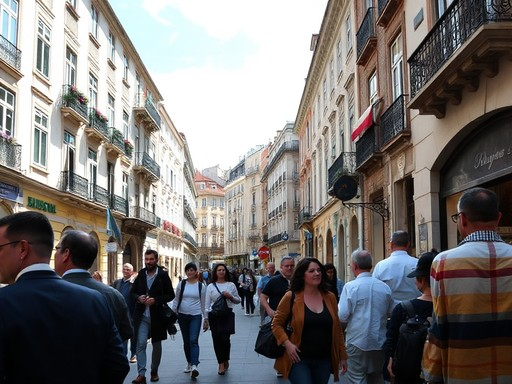
#> input picture data/eval/ai/ai_0001.jpg, 512 x 384 px
$ python features.py ../data/eval/ai/ai_0001.jpg
#> lines starting #> are read from the running program, lines starting #| are printed output that depends on the picture
#!/usr/bin/env python3
"""Handcrafted forensic features for AI-image detection (Phase-1 baseline).

All features are deterministic: no RNG, no external state. They are chosen to
be cheap enough to run in a browser later (numpy-free ports are feasible), and
to capture the artifacts that separate camera/processed photos from modern
generative images:

  - sensor noise (AI images are denoised-smooth)
  - JPEG re-encode fingerprints (double compression, PNG-sourced AI images)
  - frequency spectrum shape
  - texture / sharpness statistics
  - color statistics (colorfulness, saturation, banding)
  - EXIF presence

Feature vector order is fixed by FEATURE_NAMES; the trained model and any
harness logic must use the same ordering.
"""
import io
from pathlib import Path

import numpy as np
from PIL import Image, ImageOps
from scipy import ndimage

FEATURE_NAMES = [
    "noise_sigma",        # MAD-based sensor noise estimate (smoothest tiles)
    "ela_q90",            # mean abs diff on q=90 re-encode
    "blockiness",         # JPEG 8x8 grid boundary artifact ratio
    "roundtrip_q55",      # mean abs diff re-encode q=55
    "roundtrip_q75",      # mean abs diff re-encode q=75
    "roundtrip_q95",      # mean abs diff re-encode q=95
    "hf_energy_ratio",    # high-frequency energy fraction (FFT, 256px)
    "spectral_flatness",  # geomean/arithmean of power spectrum
    "grad_mean",          # mean gradient magnitude (256px)
    "sharp_edges",        # fraction of pixels with |grad| > 60
    "flatness",           # fraction of pixels in near-uniform neighborhoods
    "colorfulness",       # Hasler-Suesstrunk colorfulness
    "sat_mean",           # mean HSV saturation
    "sat_std",            # std of HSV saturation
    "unique_colors",      # unique colors in 128px image (fraction of px)
    "exif_present",       # 1 if EXIF data present
]

_Q_LIST = (55, 75, 95)


def _to_gray_256(im: Image.Image) -> np.ndarray:
    g = np.asarray(ImageOps.grayscale(im).resize((256, 256), Image.BILINEAR), dtype=np.float64)
    return g


def _reencode_diff(im: Image.Image, quality: int) -> float:
    buf = io.BytesIO()
    im.save(buf, "JPEG", quality=quality)
    re = Image.open(buf)
    re.load()
    a = np.asarray(im.convert("RGB"), dtype=np.float64)
    b = np.asarray(re.convert("RGB"), dtype=np.float64)
    if a.shape != b.shape:
        b = np.asarray(re.convert("RGB").resize(a.shape[1::-1]), dtype=np.float64)
    return float(np.abs(a - b).mean())


def _blockiness(im: Image.Image) -> float:
    """Ratio of across-block vs within-block pixel differences (8x8 JPEG grid)."""
    g = np.asarray(ImageOps.grayscale(im).resize((256, 256), Image.BILINEAR), dtype=np.float64)
    d = np.abs(np.diff(g, axis=1))  # horizontal neighbor diffs
    within_h = d[:, 1::8].mean()
    across_h = d[:, ::8].mean()
    dv = np.abs(np.diff(g, axis=0))  # vertical neighbor diffs
    within = (within_h + dv[1::8, :].mean()) / 2
    across = (across_h + dv[::8, :].mean()) / 2
    return float(across / (within + 1e-9))

def _noise_sigma(im: Image.Image) -> float:
    g = np.asarray(ImageOps.grayscale(im).resize((512, 512), Image.BILINEAR), dtype=np.float64)
    resid = g - ndimage.gaussian_filter(g, sigma=1.0)
    # 64x64 tiles from the 512x512 residual
    tiles = resid[:512, :512].reshape(8, 64, 8, 64).transpose(0, 2, 1, 3).reshape(64, 64 * 64)
    var = tiles.var(axis=1)
    smooth = np.sort(var)[:6]  # smoothest 10% of tiles
    return float(np.sqrt(smooth.mean()))


def _fft_features(g: np.ndarray) -> tuple[float, float]:
    f = np.fft.rfft2(g - g.mean())
    ps = np.abs(f) ** 2
    ps[0, 0] = 0.0
    total = ps.sum()
    h, w = ps.shape
    cy, cx = 0, 0
    yy, xx = np.mgrid[0:h, 0:w]
    r = np.sqrt((yy - cy) ** 2 + (xx - cx) ** 2)
    hf = ps[r > 0.5 * r.max()].sum()
    hf_ratio = float(hf / (total + 1e-9))
    psnz = ps[ps > 0]
    flatness = float(np.exp(np.log(psnz).mean()) / (psnz.mean() + 1e-12))
    return hf_ratio, flatness


def _colorfulness(im: Image.Image) -> float:
    small = im.convert("RGB").resize((256, 256), Image.BILINEAR)
    a = np.asarray(small, dtype=np.float64)
    rg = a[..., 0] - a[..., 1]
    yb = 0.5 * (a[..., 0] + a[..., 1]) - a[..., 2]
    return float(np.sqrt(rg.std() ** 2 + yb.std() ** 2) + 0.3 * np.sqrt(rg.mean() ** 2 + yb.mean() ** 2))


def _saturation_stats(im: Image.Image) -> tuple[float, float]:
    hsv = np.asarray(im.convert("RGB").resize((256, 256), Image.BILINEAR).convert("HSV"), dtype=np.float64)
    s = hsv[..., 1] / 255.0
    return float(s.mean()), float(s.std())


def _unique_colors(im: Image.Image) -> float:
    small = im.convert("RGB").resize((128, 128), Image.BILINEAR)
    arr = np.asarray(small).reshape(-1, 3)
    n = len(np.unique(arr, axis=0))
    return float(n / len(arr))


def _grad_stats(g: np.ndarray) -> tuple[float, float, float]:
    gx = ndimage.sobel(g, axis=1)
    gy = ndimage.sobel(g, axis=0)
    mag = np.sqrt(gx**2 + gy**2)
    sharp = float((mag > 60).mean())
    # local std via E[x^2]-E[x]^2 with uniform filters (fast, deterministic)
    mean = ndimage.uniform_filter(g, size=3, mode="nearest")
    mean_sq = ndimage.uniform_filter(g**2, size=3, mode="nearest")
    local_std = np.sqrt(np.maximum(mean_sq - mean**2, 0.0))
    flat = float((local_std < 1.0).mean())
    return float(mag.mean()), sharp, flat


def extract_features(path: str | Path) -> list[float]:
#> called with path = '../data/eval/ai/ai_0001.jpg'
    with Image.open(path) as im:
#> im is the input picture: PIL image 512x384 RGB; mean R, G, B 120.5, 117.1, 115.4
        im = ImageOps.exif_transpose(im).convert("RGB")
        exif = 1.0 if (im.getexif() or im.info.get("exif")) else 0.0
#> exif = 0
        g256 = _to_gray_256(im)
        g512 = np.asarray(ImageOps.grayscale(im).resize((512, 512), Image.BILINEAR), dtype=np.float64)

        feats = [
            _noise_sigma(im),
            _reencode_diff(im, 90),
            _blockiness(im),
        ]
#> in _noise_sigma, `resid = g - ndimage.gaussian_filter(g, sigma=1.0)`:
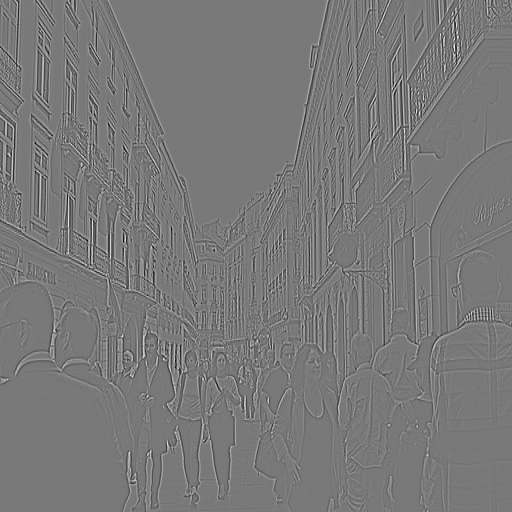
#> resid: shape (512, 512) float64; min -98.72, max 109, mean 0; drawn with min black and max white
#> in _noise_sigma, `var = tiles.var(axis=1)`: var = 64 values, max 554.3 at index 25, min 0.00227 at index 19, mean 159.7
#> in _noise_sigma, `smooth = np.sort(var)[:6]`: smooth = [0.00227, 0.052, 0.0526, 0.124, 0.383, 3.19]
#> in _blockiness, `within_h = d[:, 1::8].mean()`: within_h = 13.82
#> in _blockiness, `across_h = d[:, ::8].mean()`: across_h = 13.99
#> in _blockiness, `dv = np.abs(np.diff(g, axis=0))`:
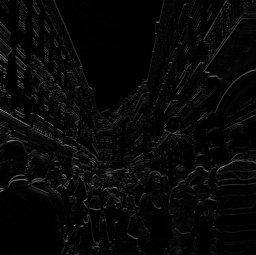
#> dv: shape (255, 256) float64; min 0, max 136, mean 7.5
#> in _blockiness, `within = (within_h + dv[1::8, :].mean()) / 2`: within = 10.62
#> in _blockiness, `across = (across_h + dv[::8, :].mean()) / 2`: across = 10.82
#> feats = [0.797, 0.263, 1.02]
        for q in _Q_LIST:
            feats.append(_reencode_diff(im, q))
        hf, flat = _fft_features(g256)
#> in _fft_features, `ps = np.abs(f) ** 2`:
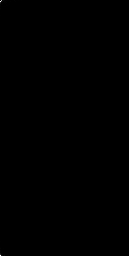
#> ps: shape (256, 129) float64; min 0, max 4.24e+12, mean 646179960.7; drawn with min black and max white
#> in _fft_features, `total = ps.sum()`: total = 2.13e+13
#> in _fft_features, `hf = ps[r > 0.5 * r.max()].sum()`: hf = 8.69e+12
#> in _fft_features, `hf_ratio = float(hf / (total + 1e-9))`: hf_ratio = 0.407
#> in _fft_features, `flatness = float(np.exp(np.log(psnz).mean()) / (psnz.mean() + 1e-12))`: flatness = 0.00662
#> hf = 0.407; flat = 0.00662
        feats.append(hf)
        feats.append(flat)
        gm, sharp, flatpix = _grad_stats(g512)
#> in _grad_stats, `mag = np.sqrt(gx**2 + gy**2)`:
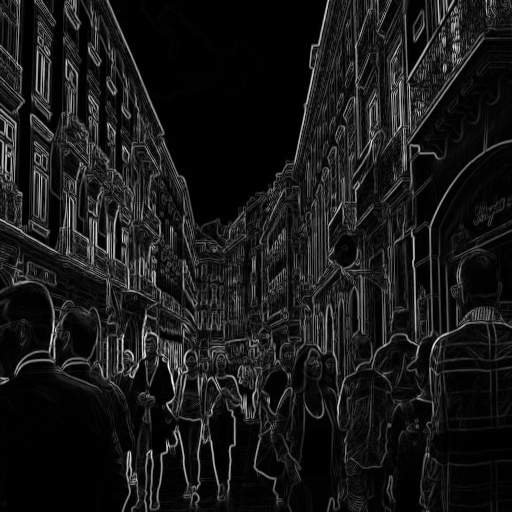
#> mag: shape (512, 512) float64; min 0, max 980.3, mean 92.6; drawn with min black and max white
#> in _grad_stats, `sharp = float((mag > 60).mean())`: sharp = 0.416
#> in _grad_stats, `local_std = np.sqrt(np.maximum(mean_sq - mean**2, 0.0))`:
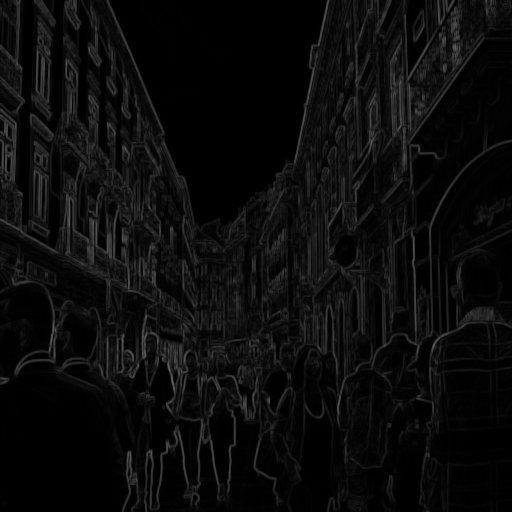
#> local_std: shape (512, 512) float64; min 0, max 100.6, mean 11.9
#> in _grad_stats, `flat = float((local_std < 1.0).mean())`: flat = 0.211
#> gm = 92.57; sharp = 0.416; flatpix = 0.211
        feats.extend([gm, sharp, flatpix])
        feats.append(_colorfulness(im))
        sm, ss = _saturation_stats(im)
#> in _saturation_stats, `s = hsv[..., 1] / 255.0`:
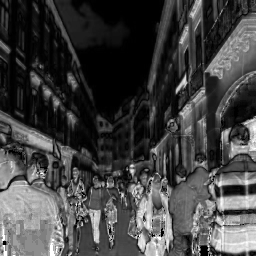
#> s: shape (256, 256) float64; min 0, max 1, mean 0.26
#> sm = 0.26; ss = 0.241
        feats.extend([sm, ss])
        feats.append(_unique_colors(im))
#> in _unique_colors, `small = im.convert("RGB").resize((128, 128), Image.BILINEAR)`:
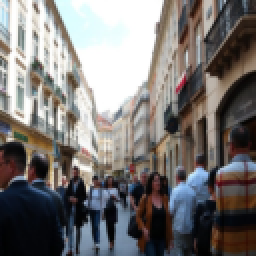
#> small: PIL image 128x128 RGB (shown 2 times larger); mean R, G, B 120.6, 117.1, 115.4
#> in _unique_colors, `n = len(np.unique(arr, axis=0))`: n = 12616
        feats.append(exif)
        return feats


if __name__ == "__main__":
    import json
    import sys

    for p in sys.argv[1:]:
        f = extract_features(p)
#> f = [0.797, 0.263, 1.02, 5.45, 4.02, 0.742, 0.407, 0.00662, 92.57, 0.416, 0.211, 26.36, 0.26, 0.241, 0.77, 0]
        print(json.dumps(dict(zip(FEATURE_NAMES, f))))
#> (printed output is left out)

$ run again, on data/eval/ai/ai_0004.jpg
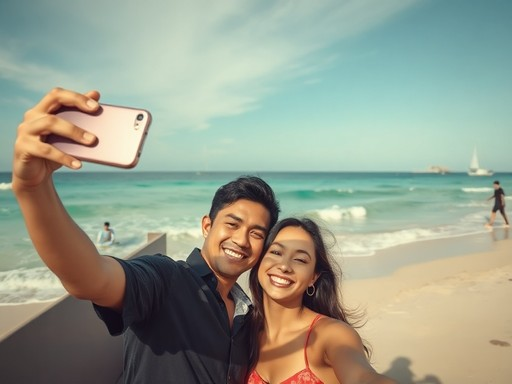
#> input picture data/eval/ai/ai_0004.jpg, 512 x 384 px
#> in extract_features, im is the input picture: PIL image 512x384 RGB; mean R, G, B 151.2, 158.3, 141.2
#> exif = 0
#> var = 64 values, max 95.51 at index 43, min 0.079 at index 21, mean 11.69
#> smooth = [0.079, 0.0854, 0.0857, 0.0928, 0.0935, 0.0943]
#> within_h = 3.61
#> across_h = 3.63
#> within = 3.86
#> across = 3.8
#> feats = [0.297, 0.0982, 0.985]
#> total = 8.79e+12
#> in _fft_features, `hf = ps[r > 0.5 * r.max()].sum()`: hf = 3.89e+12
#> hf_ratio = 0.442
#> flatness = 0.00255
#> in extract_features, `hf, flat = _fft_features(g256)`: hf = 0.442; flat = 0.00255
#> in _grad_stats, `sharp = float((mag > 60).mean())`: sharp = 0.121
#> in _grad_stats, `flat = float((local_std < 1.0).mean())`: flat = 0.545
#> in extract_features, `gm, sharp, flatpix = _grad_stats(g512)`: gm = 27.42; sharp = 0.121; flatpix = 0.545
#> in _saturation_stats, `s = hsv[..., 1] / 255.0`:
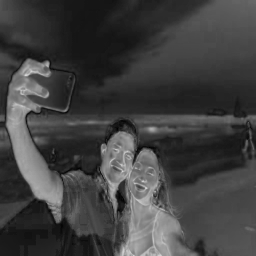
#> s: shape (256, 256) float64; min 0, max 0.843, mean 0.251
#> sm = 0.251; ss = 0.147
#> in _unique_colors, `small = im.convert("RGB").resize((128, 128), Image.BILINEAR)`:
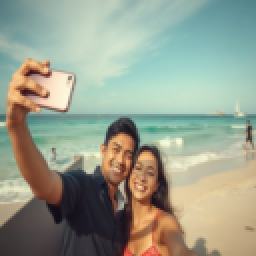
#> small: PIL image 128x128 RGB (shown 2 times larger); mean R, G, B 151.2, 158.3, 141.2
#> n = 11998
#> f = [0.297, 0.0982, 0.985, 2.38, 1.78, 0.36, 0.442, 0.00255, 27.42, 0.121, 0.545, 50.05, 0.251, 0.147, 0.732, 0]
#> (printed output is left out)

$ run again, on data/eval/ai/ai_0005.jpg
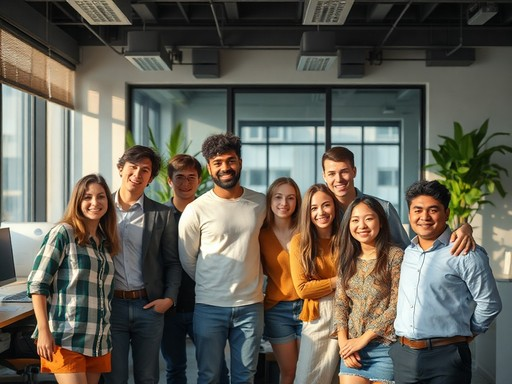
#> input picture data/eval/ai/ai_0005.jpg, 512 x 384 px
#> in extract_features, im is the input picture: PIL image 512x384 RGB; mean R, G, B 99.9, 96.6, 86
#> exif = 0
#> var = 64 values, max 177.4 at index 47, min 1.2 at index 15, mean 71.44
#> smooth = [1.2, 6.86, 7.92, 8.56, 8.61, 9.4]
#> within_h = 12.36
#> across_h = 13.56
#> within = 9.78
#> across = 11.44
#> feats = [2.66, 0.258, 1.17]
#> total = 1.06e+13
#> in _fft_features, `hf = ps[r > 0.5 * r.max()].sum()`: hf = 4.89e+12
#> hf_ratio = 0.462
#> flatness = 0.0076
#> in extract_features, `hf, flat = _fft_features(g256)`: hf = 0.462; flat = 0.0076
#> in _grad_stats, `sharp = float((mag > 60).mean())`: sharp = 0.388
#> in _grad_stats, `flat = float((local_std < 1.0).mean())`: flat = 0.141
#> in extract_features, `gm, sharp, flatpix = _grad_stats(g512)`: gm = 79.65; sharp = 0.388; flatpix = 0.141
#> in _saturation_stats, `s = hsv[..., 1] / 255.0`:
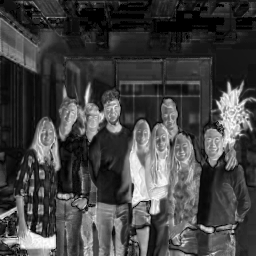
#> s: shape (256, 256) float64; min 0, max 1, mean 0.261
#> sm = 0.261; ss = 0.222
#> in _unique_colors, `small = im.convert("RGB").resize((128, 128), Image.BILINEAR)`:
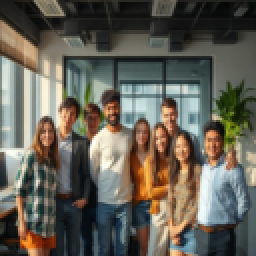
#> small: PIL image 128x128 RGB (shown 2 times larger); mean R, G, B 100, 96.6, 86
#> n = 13363
#> f = [2.66, 0.258, 1.17, 4.39, 3.34, 0.698, 0.462, 0.0076, 79.65, 0.388, 0.141, 41.17, 0.261, 0.222, 0.816, 0]
#> (printed output is left out)

$ run again, on data/eval/ai/ai_0007.jpg
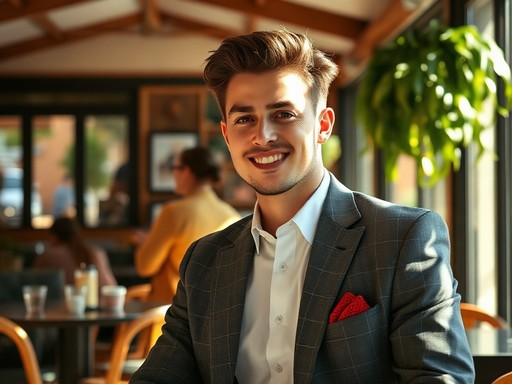
#> input picture data/eval/ai/ai_0007.jpg, 512 x 384 px
#> in extract_features, im is the input picture: PIL image 512x384 RGB; mean R, G, B 100.9, 85, 58.2
#> exif = 0
#> var = 64 values, max 99.32 at index 4, min 0.172 at index 9, mean 27.39
#> smooth = [0.172, 0.192, 0.283, 0.493, 0.494, 0.59]
#> within_h = 9.72
#> across_h = 10.71
#> within = 7.67
#> across = 8.44
#> feats = [0.609, 0.245, 1.1]
#> total = 8.49e+12
#> in _fft_features, `hf = ps[r > 0.5 * r.max()].sum()`: hf = 3.06e+12
#> hf_ratio = 0.361
#> flatness = 0.00495
#> in extract_features, `hf, flat = _fft_features(g256)`: hf = 0.361; flat = 0.00495
#> in _grad_stats, `sharp = float((mag > 60).mean())`: sharp = 0.294
#> in _grad_stats, `flat = float((local_std < 1.0).mean())`: flat = 0.136
#> in extract_features, `gm, sharp, flatpix = _grad_stats(g512)`: gm = 58.36; sharp = 0.294; flatpix = 0.136
#> sm = 0.48; ss = 0.263
#> in _unique_colors, `small = im.convert("RGB").resize((128, 128), Image.BILINEAR)`:
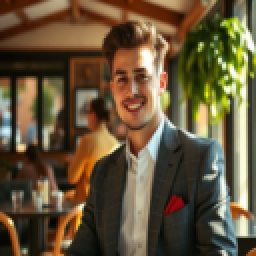
#> small: PIL image 128x128 RGB (shown 2 times larger); mean R, G, B 100.9, 85, 58.2
#> n = 14059
#> f = [0.609, 0.245, 1.1, 3.37, 2.56, 0.593, 0.361, 0.00495, 58.36, 0.294, 0.136, 52.45, 0.48, 0.263, 0.858, 0]
#> (printed output is left out)
